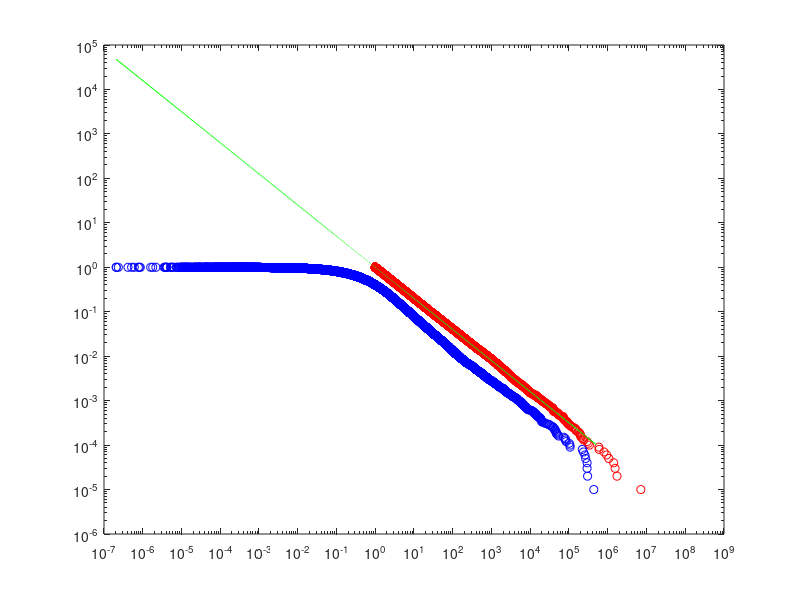

Write MATLAB code to recreate this figure. (Note: this script raises an error after producing the figure.)
% This program is to verify the asymptotic behaviour using MC simulations

clear all
close all

N = 100000; %sample size

% First distribution (Pareto)

% Parameters

%alpha = 0.09; %shape
alpha = 0.7;
%x0 = 0.0003; %scale
x0 = 1;

%RV1 = gamrnd(a1,b1,1,N);

RV1 = x0*(1-unifrnd(0,1,1,N)).^(-1/alpha);

% Second distribution (ML)

% Parameters

%th = 0.09; %shape
th = 0.7;
%nu = 6.1831; %scale
nu = 1/x0;

%RV2 = gamrnd(a2,b2,1,N);

U1 = unifrnd(0,1,1,N);
V1 = unifrnd(0,1,1,N);

RV2 = - ((1/nu)^(1/th)) * log(U1).*(sin(th*pi)./tan(th*pi*V1)-cos(th*pi)).^(1/th);

U2 = unifrnd(0,1,1,N);
V2 = unifrnd(0,1,1,N);

RV3 = - ((1/nu)^(1/th)) * log(U2).*(sin(th*pi)./tan(th*pi*V2)-cos(th*pi)).^(1/th);

% Comparison between RV1 and RV3

[ff1 xx1] = ecdf(RV1);
[ff2 xx2] = ecdf(RV3);

figure(1)

loglog(xx1,1-ff1,'or')
hold on
loglog(xx2,1-ff2,'ob')

ffth2 = 1./xx2.^th;
loglog(xx2,ffth2,'g')

% Sum of random variables

SUMRV = RV1 + RV2;

%SUMRV = RV2 + RV3;

%cutoff for display
index = find(SUMRV<1000);
SUMRV = SUMRV(index);

% Normalized histogram

[ff xx] = histnorm(SUMRV,300);
%edges = [0.003:0.001:max(SUMRV)];
%h = histogram(SUMRV,edges,'Normalization','pdf');
%xx = h.BinEdges;
%ff = h.Values;

figure(2)

loglog(xx,ff,'ob')

hold on

% Exponent -1

ffth1 = 1./xx;

loglog(xx,ffth1)

% integral

ffth2 = (xx.^(2*th-1)).*ml(-xx.^th,th,2*th,2);

loglog(xx,ffth2)

% here we check the asymptotic behaviour of the function

%clear all

%close all

%th = 0.7;

xxx = [10 50 100 500 1000 5000 10000 50000 100000 500000 1000000 5000000 10000000 50000000 100000000];

ffth3 = (xxx.^(2*th-1)).*ml(-xxx.^th,th,2*th,2);

figure (3)

loglog(xxx,ffth3)

hold on

loglog(xxx,1./(xxx.^(th+1)))
